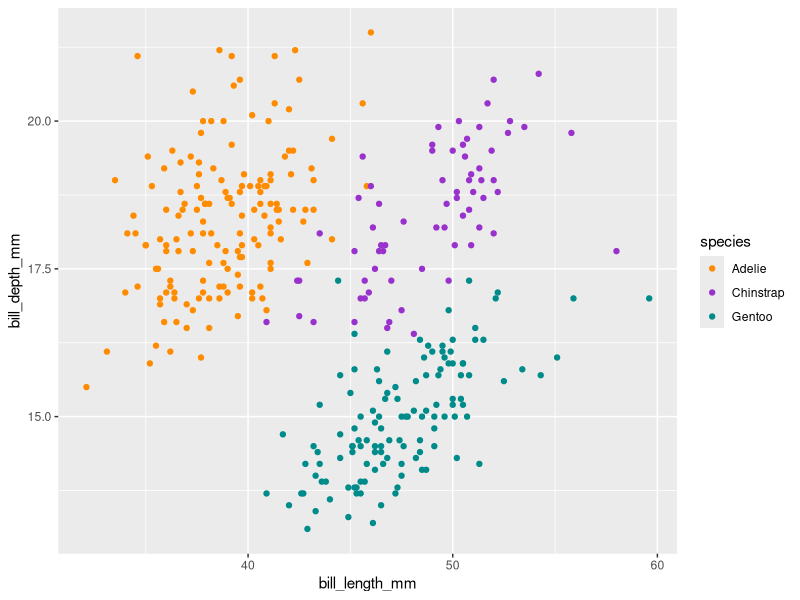

Generate this figure with R: (Note: this script raises an error after producing the figure.)
## ---- chunk 1
knitr::opts_chunk$set(echo = TRUE)
library(knitr)
library(dplyr)
library(ggplot2)
library(here)
## ---- chunk 2
# Create a simple plot in markdown
  #install.packages("palmerpenguins")
  library(palmerpenguins)
  penguins <- palmerpenguins::penguins
  ggplot(penguins, aes( x = bill_length_mm, y = bill_depth_mm)) +
    geom_point(aes (color = species)) + 
    scale_color_manual(values = c("darkorange","darkorchid","cyan4"))
    

## ---- chunk 3
# Paste in a saved figure that was generated in the r script.
include_graphics(here("4_output_figures", "hero_figure.pdf"))

## ---- chunk 4
sessionInfo()
